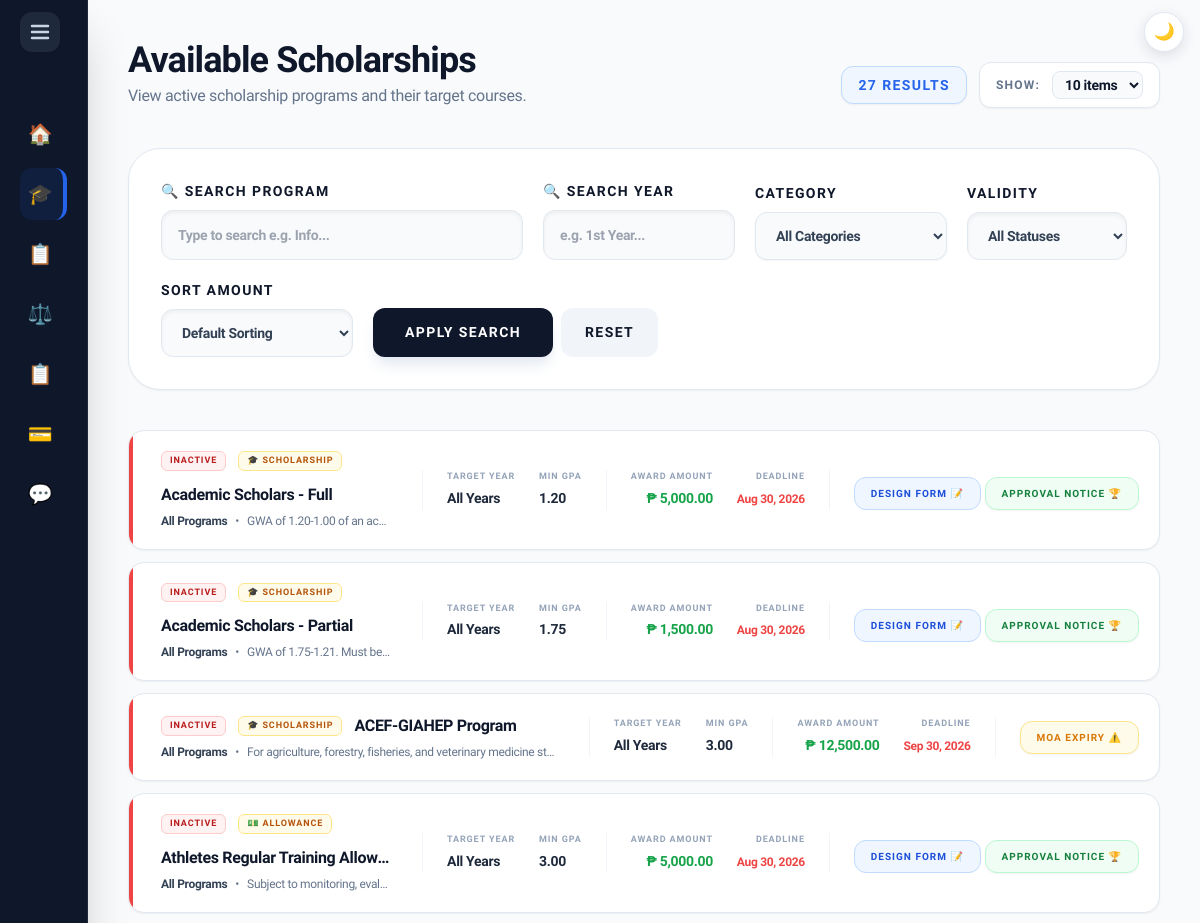
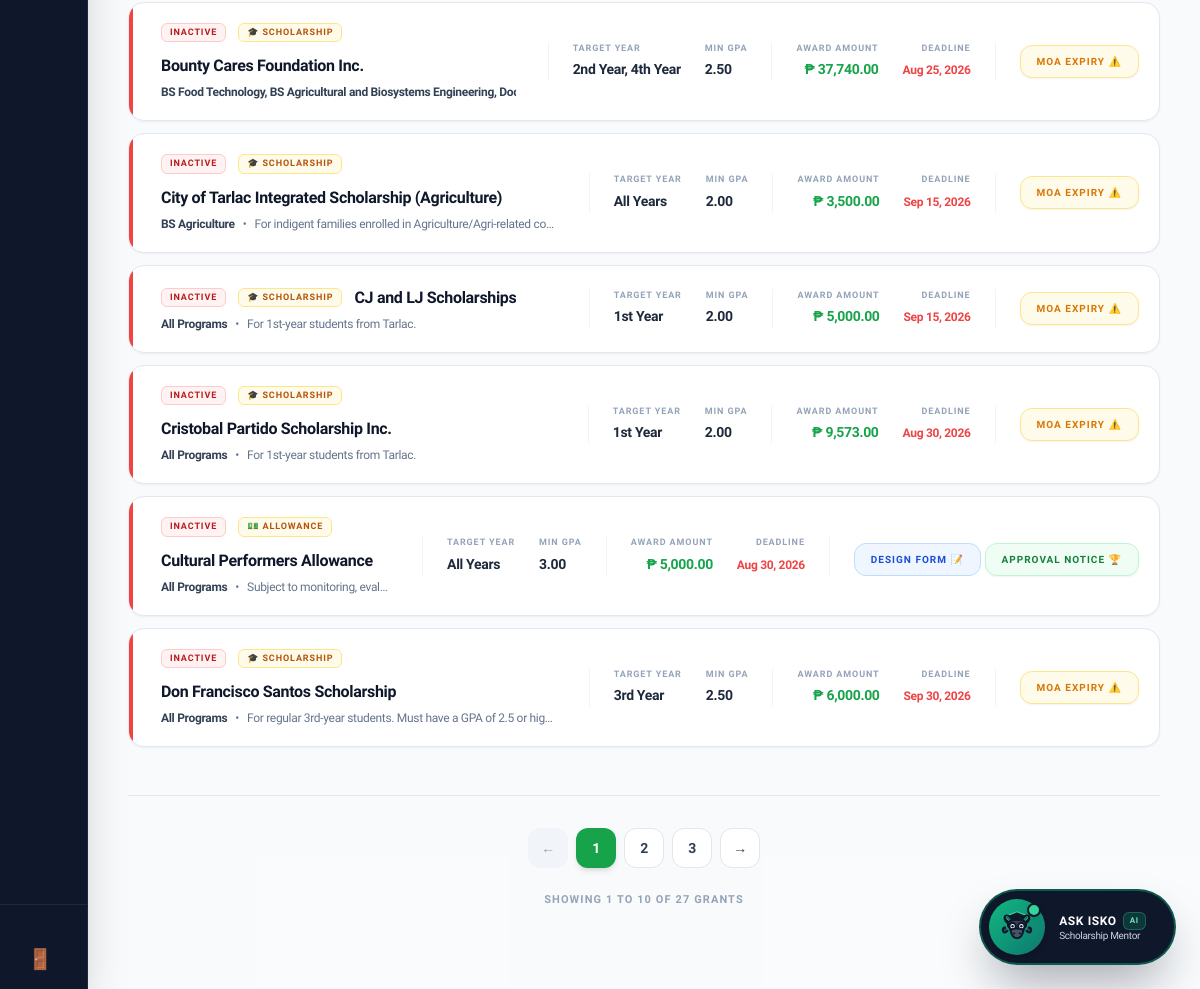
/internal_admin/programs.php (signed in), run on the app's committed database (2 pictures, top to bottom).
### tables this page shows
CREATE TABLE `scholarship` (
  `ScholarshipID` int(11) NOT NULL AUTO_INCREMENT,
  `ProgramID` int(11) DEFAULT NULL,
  `YearLevel` varchar(50) DEFAULT NULL,
  `Name` varchar(150) NOT NULL,
  `Description` text DEFAULT NULL,
  `Deadline` date NOT NULL,
  `AwardAmount` decimal(10,2) DEFAULT NULL,
  `NumberOfSlots` int(11) DEFAULT NULL,
  `Status` varchar(20) DEFAULT 'Active',
  `MinimumGWA` decimal(4,2) DEFAULT 2.00,
  `CreatedBy` int(11) DEFAULT NULL,
  `GenderRequirement` varchar(20) NOT NULL DEFAULT 'Any',
  `ScholarshipType` enum('Private','Government') DEFAULT 'Private',
  `Category` varchar(50) NOT NULL DEFAULT 'Scholarship',
  `FormConfig` varchar(255) DEFAULT 'Academic,Family,Financial,Essay',
  `ReleaseFrequency` varchar(50) DEFAULT 'Per Semester',
  `AllowsDual` enum('Yes','No') NOT NULL DEFAULT 'No',
  `FormInstructions` text DEFAULT NULL,
  `FormUpdatedAt` datetime DEFAULT NULL,
  `FormTemplate` varchar(150) DEFAULT NULL,
  PRIMARY KEY (`ScholarshipID`),
  KEY `ProgramID` (`ProgramID`),
  KEY `fk_scholarship_creator` (`CreatedBy`),
  CONSTRAINT `fk_scholarship_creator` FOREIGN KEY (`CreatedBy`) REFERENCES `users` (`UserID`) ON DELETE SET NULL,
  CONSTRAINT `scholarship_ibfk_1` FOREIGN KEY (`ProgramID`) REFERENCES `program` (`ProgramID`) ON DELETE CASCADE
);

### includes/scholarship_categories.php (called while the page is built, shortened)
<?php
if (!function_exists('categoryLabel')) {
    function categoryLabel(?string $category): string {
        $category = $category ?: DEFAULT_SCHOLARSHIP_CATEGORY;
        return (SCHOLARSHIP_CATEGORIES[$category] ?? '🏷️') . ' ' . $category;
    }
}

### internal_admin/programs.php (the view, shortened to what this page needs)
<?php
include '../includes/db_connect.php';
include '../includes/header.php';
include '../includes/internal_sidebar.php';
$filter_program = $_GET['program'] ?? '';
$filter_year    = $_GET['year_level'] ?? '';
$filter_status  = $_GET['status'] ?? 'All';
require_once '../includes/scholarship_categories.php';
$sort_amount    = $_GET['sort_amount'] ?? '';
try {
    $query = "
        SELECT sch.*,
            COALESCE(
                p.ProgramName,
                (
                    SELECT GROUP_CONCAT(p_sub.ProgramName SEPARATOR ', ')
                    FROM scholarship_programs sp_sub
                    JOIN program p_sub ON sp_sub.ProgramID = p_sub.ProgramID
                    WHERE sp_sub.ScholarshipID = sch.ScholarshipID
                ),
                'All Programs'
            ) AS ProgramName,
            (cu.Role IS NULL OR cu.Role IN ('Internal_Admin', 'Super_Admin')) AS IsInternal
        FROM scholarship sch
        LEFT JOIN program p ON sch.ProgramID = p.ProgramID
        LEFT JOIN users cu ON cu.UserID = sch.CreatedBy
        WHERE 1=1
    ";
    $params = [];
    if ($sort_amount === 'asc') {
        $query .= " ORDER BY sch.AwardAmount ASC, sch.Name ASC";
    } elseif ($sort_amount === 'desc') {
        $query .= " ORDER BY sch.AwardAmount DESC, sch.Name ASC";
    } else {
        $query .= " ORDER BY sch.Status ASC, sch.Name ASC";
    }
    $stmt = $pdo->prepare($query);
    $stmt->execute($params);
    $programs = $stmt->fetchAll(PDO::FETCH_ASSOC);
} catch (PDOException $e) {
    die("<div class='p-10 text-red-500 font-black'>Database Error: " . $e->getMessage() . "</div>");
}
?>
<main class="flex-1 p-5 lg:p-10 lg:ml-72 bg-slate-50/50 min-h-screen transition-all duration-300">
    <header class="mb-8 lg:mb-10 flex flex-col sm:flex-row sm:items-end justify-between gap-4">
        <div>
            <h2 class="text-3xl lg:text-4xl font-black text-slate-900 tracking-tight">Available Scholarships</h2>
            <p class="text-slate-500 text-sm lg:text-base font-medium mt-1">View active scholarship programs and their target courses.</p>
        </div>
        <div class="flex items-center gap-3">
            <span class="bg-blue-50 text-blue-600 border border-blue-200 px-4 py-2 rounded-xl text-sm font-black uppercase tracking-widest inline-block shadow-sm">
                <?= count($programs) ?> Results
            </span>
            <div class="flex items-center gap-3 bg-white px-4 py-2 rounded-xl border border-slate-200 shadow-sm shrink-0">
                <span class="text-xs font-bold text-slate-500 uppercase tracking-widest hidden sm:inline">Show:</span>
                <select id="itemsPerPage" onchange="changeItemsPerPage()" class="bg-slate-50 border border-slate-200 text-slate-900 text-sm font-bold rounded-lg focus:ring-green-500 focus:border-green-500 block px-2 py-1 outline-none cursor-pointer">
                    <option value="10" selected>10 items</option>
                </select>
            </div>
        </div>
    </header>
    <div class="bg-white p-6 lg:p-8 rounded-[1.5rem] lg:rounded-[2rem] border border-slate-200 shadow-sm mb-10">
        <form method="GET" class="flex flex-wrap items-end gap-5">
            <div class="flex-1 min-w-[200px]">
                <label class="block text-[14px] font-black text-slate-900 uppercase tracking-widest mb-2">🔍 Search Program</label>
                <input type="search" name="program" list="programList" value="<?= htmlspecialchars($filter_program) ?>" placeholder="Type to search e.g. Info..." autocomplete="off" class="w-full bg-slate-50 border border-slate-200 px-4 py-3.5 rounded-xl font-bold text-sm text-slate-700 outline-none focus:ring-2 focus:ring-blue-500/20 focus:bg-white transition-all shadow-inner">
            </div>
            <div class="w-full sm:w-48">
                <label class="block text-[14px] font-black text-slate-900 uppercase tracking-widest mb-2">🔍 Search Year</label>
                <input type="search" name="year_level" list="yearList" value="<?= htmlspecialchars($filter_year) ?>" placeholder="e.g. 1st Year..." autocomplete="off" class="w-full bg-slate-50 border border-slate-200 px-4 py-3.5 rounded-xl font-bold text-sm text-slate-700 outline-none focus:ring-2 focus:ring-blue-500/20 focus:bg-white transition-all shadow-inner">
            </div>
            <div class="w-full sm:w-48">
                <label class="block text-[14px] font-black text-slate-900 uppercase tracking-widest mb-2">Category</label>
                <select name="category" class="w-full bg-slate-50 border border-slate-200 px-4 py-3.5 rounded-xl font-bold text-sm text-slate-700 outline-none focus:ring-2 focus:ring-blue-500/20 focus:bg-white transition-all cursor-pointer shadow-sm">
                    <option value="">All Categories</option>
                </select>
            </div>
            <div class="w-full sm:w-40">
                <label class="block text-[14px] font-black text-slate-900 uppercase tracking-widest mb-2">Validity</label>
                <select name="status" class="w-full bg-slate-50 border border-slate-200 px-4 py-3.5 rounded-xl font-bold text-sm text-slate-700 outline-none focus:ring-2 focus:ring-blue-500/20 focus:bg-white transition-all cursor-pointer shadow-inner">
                    <option value="All" <?= $filter_status === 'All' ? 'selected' : '' ?>>All Statuses</option>
                </select>
            </div>
            <div class="w-full sm:w-48">
                <label class="block text-[14px] font-black text-slate-900 uppercase tracking-widest mb-2">Sort Amount</label>
                <select name="sort_amount" class="w-full bg-slate-50 border border-slate-200 px-4 py-3.5 rounded-xl font-bold text-sm text-slate-700 outline-none focus:ring-2 focus:ring-blue-500/20 focus:bg-white transition-all cursor-pointer shadow-inner">
                    <option value="">Default Sorting</option>
                </select>
            </div>
            <div class="flex gap-2 w-full sm:w-auto mt-2 sm:mt-0">
                <button type="submit" class="flex-1 sm:flex-none bg-slate-900 text-white px-8 py-3.5 rounded-xl font-black text-[14px] uppercase tracking-widest hover:bg-blue-600 active:scale-95 transition-all shadow-lg shadow-slate-200">
                    Apply Search
                </button>
                <a href="programs.php" class="flex-1 sm:flex-none flex items-center justify-center bg-slate-100 text-slate-900 px-6 py-3.5 rounded-xl font-black text-[14px] uppercase tracking-widest hover:bg-slate-200 active:scale-95 transition-all">
                    Reset
                </a>
            </div>
        </form>
    </div>
    <div id="scholarshipsGrid" class="flex flex-col gap-3">
        <?php if(empty($programs)): ?>
            <div class="col-span-full bg-white p-10 lg:p-20 rounded-[2rem] border border-slate-200 text-center shadow-sm">
                <div class="w-16 h-16 bg-slate-50 rounded-2xl flex items-center justify-center text-3xl mx-auto mb-4 grayscale opacity-50">📂</div>
                <h3 class="text-lg font-black text-slate-900 mb-1">No Scholarships Found</h3>
                <p class="text-slate-500 font-medium text-sm">Adjust your filters or add new scholarships to the system.</p>
            </div>
        <?php else: ?>
            <?php foreach($programs as $p): ?>
                <?php
                    $is_expired = (strtotime($p['Deadline']) < strtotime('today'));
                    $display_status = ($p['Status'] === 'Active' && !$is_expired) ? 'Active' : 'Inactive';
                ?>
                <div class="scholarship-card bg-white rounded-2xl border border-slate-200 shadow-sm hover:shadow-md hover:border-slate-400 transition-all flex flex-col lg:flex-row items-start lg:items-center justify-between p-5 group relative overflow-hidden">
                    <div class="absolute top-0 left-0 w-1 h-full <?= $display_status === 'Active' ? 'bg-green-500' : 'bg-red-500' ?>"></div>
                    <div class="flex-1 min-w-0 pr-4 lg:pr-8 pl-3 w-full lg:w-auto">
                        <div class="flex items-center gap-3 mb-1.5 flex-wrap">
                            <span class="<?= $display_status === 'Active' ? 'bg-green-50 text-green-700 border-green-200' : 'bg-red-50 text-red-700 border-red-200' ?> px-2 py-0.5 rounded-md text-[9px] font-black uppercase tracking-widest border shrink-0">
                                <?= $display_status ?>
                            </span>
                            <span class="bg-amber-50 text-amber-700 px-2 py-0.5 rounded-md text-[9px] font-black uppercase tracking-widest border border-amber-200 shrink-0"><?= htmlspecialchars(categoryLabel($p['Category'] ?? null)) ?></span>
                            <h4 class="text-base font-black text-slate-900 truncate">
                                <?= htmlspecialchars($p['Name']) ?>
                            </h4>
                        </div>
                        <div class="flex items-center gap-2 text-xs font-medium text-slate-500 truncate mb-2 lg:mb-0">
                            <span class="text-slate-700 font-bold"><?= htmlspecialchars($p['ProgramName'] ?? 'All Programs') ?></span>
                            <span class="hidden md:inline">•</span>
                            <span class="truncate hidden md:inline"><?= htmlspecialchars($p['Description']) ?></span>
                        </div>
                    </div>
                    <div class="hidden md:flex items-center gap-6 px-6 border-x border-slate-100 shrink-0">
                        <div>
                            <span class="text-[9px] font-bold text-slate-400 uppercase tracking-widest block mb-0.5">Target Year</span>
                            <span class="text-sm font-black text-slate-800"><?= htmlspecialchars($p['YearLevel'] ?? 'All Years') ?></span>
                        </div>
                        <div>
                            <span class="text-[9px] font-bold text-slate-400 uppercase tracking-widest block mb-0.5">Min GPA</span>
                            <span class="text-sm font-black text-slate-800"><?= number_format($p['MinimumGWA'] ?? $p['MinimumGPA'] ?? 2.00, 2) ?></span>
                        </div>
                    </div>
                    <div class="mt-4 lg:mt-0 flex items-center justify-between lg:justify-end w-full lg:w-auto shrink-0 gap-6 pl-0 lg:pl-6">
                        <div class="text-left md:text-right">
                            <span class="text-[9px] font-bold text-slate-400 uppercase tracking-widest block mb-0.5">Award Amount</span>
                            <span class="text-sm font-black text-green-600">₱ <?= number_format($p['AwardAmount'] ?? 0, 2) ?></span>
                        </div>
                        <div class="text-right border-r pr-6 border-slate-100">
                            <span class="text-[9px] font-bold text-slate-400 uppercase tracking-widest block mb-0.5">Deadline</span>
                            <span class="text-xs font-black <?= $is_expired ? 'text-red-500' : 'text-slate-800' ?>">
                                <?= date('M d, Y', strtotime($p['Deadline'])) ?>
                            </span>
                        </div>
                        <div class="text-right">
                            <?php if ($p['IsInternal']): ?>
                            <a href="form_builder.php?id=<?= (int) $p['ScholarshipID'] ?>" class="inline-block bg-blue-50 text-blue-700 border border-blue-200 px-4 py-2 rounded-xl text-[10px] font-black uppercase tracking-widest hover:bg-blue-600 hover:text-white transition-all whitespace-nowrap" title="Design the application form students fill in">
                                Design Form 📝
                            </a>
                            <a href="award_notice.php?id=<?= (int) $p['ScholarshipID'] ?>" class="inline-block mt-2 bg-green-50 text-green-700 border border-green-200 hover:bg-green-600 hover:text-white px-4 py-2 rounded-xl text-[10px] font-black uppercase tracking-widest transition-all shadow-sm active:scale-95 shrink-0 whitespace-nowrap" title="What approved scholars must still submit (sent with their Approval Notice)">
                                Approval Notice 🏆
                            </a>
                            <?php else: ?>
                            <form action="../actions/process_crud.php" method="POST" class="m-0" onsubmit="return confirm('Flag this scholarship for MOA Deactivation? The External Admin will be notified.');">
                                <button type="submit" class="bg-amber-50 text-amber-600 border border-amber-200 px-4 py-2 rounded-xl text-[10px] font-black uppercase tracking-widest hover:bg-amber-500 hover:text-white transition-all shadow-sm active:scale-95 whitespace-nowrap">
                                    MOA Expiry ⚠️
                                </button>
                            </form>
                            <?php endif; ?>
                        </div>
                    </div>
                </div>
            <?php endforeach; ?>
        <?php endif; ?>
    </div>
    <div class="flex flex-col items-center justify-center mt-12 gap-4 border-t border-slate-200 pt-8 pb-10">
        <div id="paginationControls" class="flex flex-wrap justify-center gap-2"></div>
        <div id="pageInfo" class="text-[11px] font-black text-slate-400 uppercase tracking-widest text-center mt-2">
        </div>
    </div>
</main>
<?php include '../includes/footer.php'; ?>

### includes/header.php (style rules this page uses)
:root { --sidebar-width: 5.5rem; --transition-speed: 0.38s; --transition-curve: cubic-bezier(0.22, 1, 0.36, 1); }
body { font-family: 'Plus Jakarta Sans', sans-serif; letter-spacing: -0.02em; overflow-x: hidden; }
main { margin-left: var(--sidebar-width) !important; width: calc(100vw - var(--sidebar-width)); }
main[class] { transition: margin-left var(--transition-speed) var(--transition-curve), width var(--transition-speed) var(--transition-curve); }

### data on the page
scholarship: Category "🎓 SCHOLARSHIP", Name "Academic Scholars - Full", ProgramName "All Programs", Description "GWA of 1.20-1.00 of an ac…", YearLevel "All Years", MinimumGWA "1.20", AwardAmount "5,000.00", Deadline "Aug 30, 2026"
scholarship: Category "🎓 SCHOLARSHIP", Name "Academic Scholars - Partial", ProgramName "All Programs", Description "GWA of 1.75-1.21. Must be…", YearLevel "All Years", MinimumGWA "1.75", AwardAmount "1,500.00", Deadline "Aug 30, 2026"
scholarship: Category "🎓 SCHOLARSHIP", Name "ACEF-GIAHEP Program", ProgramName "All Programs", Description "For agriculture, forestry, fisheries, and veterinary medicine st…", YearLevel "All Years", MinimumGWA "3.00", AwardAmount "12,500.00", Deadline "Sep 30, 2026"
scholarship: Category "💵 ALLOWANCE", Name "Athletes Regular Training Allow…", ProgramName "All Programs", Description "Subject to monitoring, eval…", YearLevel "All Years", MinimumGWA "3.00", AwardAmount "5,000.00", Deadline "Aug 30, 2026"
scholarship: Category "🎓 SCHOLARSHIP", Name "Bounty Cares Foundation Inc.", ProgramName "BS Food Technology, BS Agricultural and Biosystems Engineering, D…", YearLevel "2nd Year, 4th Year", MinimumGWA "2.50", AwardAmount "37,740.00", Deadline "Aug 25, 2026"
scholarship: Category "🎓 SCHOLARSHIP", Name "City of Tarlac Integrated Scholarship (Agriculture)", ProgramName "BS Agriculture", Description "For indigent families enrolled in Agriculture/Agri-related co…", YearLevel "All Years", MinimumGWA "2.00", AwardAmount "3,500.00", Deadline "Sep 15, 2026"
scholarship: Category "🎓 SCHOLARSHIP", Name "CJ and LJ Scholarships", ProgramName "All Programs", Description "For 1st-year students from Tarlac.", YearLevel "1st Year", MinimumGWA "2.00", AwardAmount "5,000.00", Deadline "Sep 15, 2026"
scholarship: Category "🎓 SCHOLARSHIP", Name "Cristobal Partido Scholarship Inc.", ProgramName "All Programs", Description "For 1st-year students from Tarlac.", YearLevel "1st Year", MinimumGWA "2.00", AwardAmount "9,573.00", Deadline "Aug 30, 2026"
scholarship: Category "💵 ALLOWANCE", Name "Cultural Performers Allowance", ProgramName "All Programs", Description "Subject to monitoring, eval…", YearLevel "All Years", MinimumGWA "3.00", AwardAmount "5,000.00", Deadline "Aug 30, 2026"
scholarship: Category "🎓 SCHOLARSHIP", Name "Don Francisco Santos Scholarship", ProgramName "All Programs", Description "For regular 3rd-year students. Must have a GPA of 2.5 or hig…", YearLevel "3rd Year", MinimumGWA "2.50", AwardAmount "6,000.00", Deadline "Sep 30, 2026"

### other printed values
count($programs) "27"
